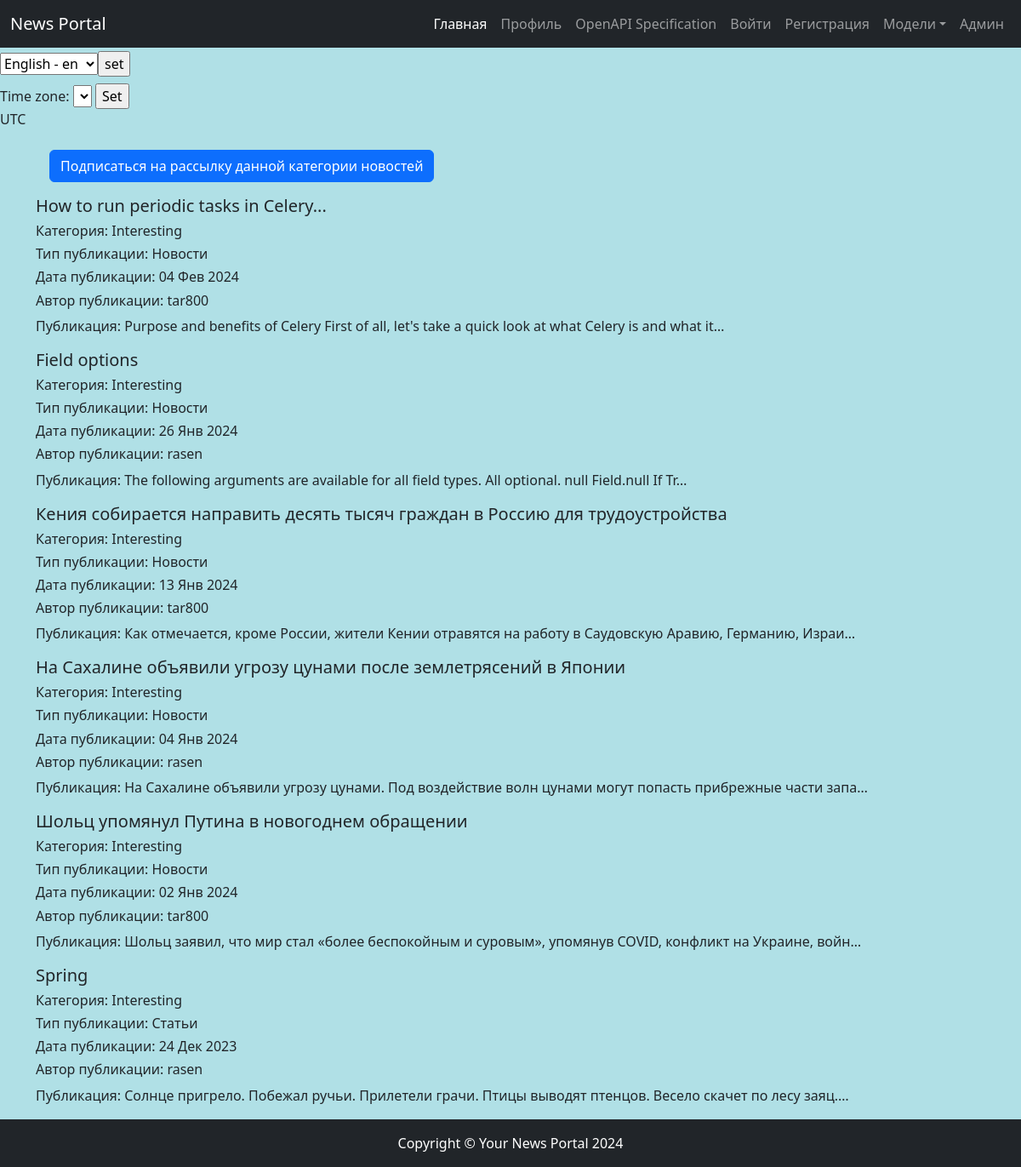
The page /categories/4 on the database its author committed.
### news/models.py (models this page shows, shortened)
class Post(models.Model):
    news = 'NE'
    articles = 'AR'
    TYPES = [
        (news, _('News')),
        (articles, _('Articles'))
    ]
    author = models.ForeignKey(Author, on_delete=models.CASCADE, verbose_name=_('Author'))
    choice_types = models.CharField(_('Choice of Types'), max_length=2, choices=TYPES, default=news)
    time_in = models.DateTimeField(_('Time zone'), default=timezone.now)
    categories_post = models.ManyToManyField(Category, through='PostCategory')
    title = models.CharField(_('Title'), max_length=240, default='')
    content = models.TextField(_('Content'), blank=False)
    rate_new = models.IntegerField(_('New rate'), default=0)
    class Meta:
        verbose_name = _('Post')
        verbose_name_plural = _('Posts')

class Category(models.Model):
    category_name = models.CharField(_('Name of category'), max_length=200, unique=True)
    subscribers = models.ManyToManyField(User, related_name='categories', verbose_name=_('Subscribers'))
    def __str__(self):
        return f'{self.category_name}'
    class Meta:
        verbose_name = _('Category')
        verbose_name_plural = _('Categories')

class Author(models.Model):
    user = models.OneToOneField(User, on_delete=models.CASCADE, verbose_name=_('User'))
    rating = models.IntegerField(_('Ratiing'), default=0)
    class Meta:
        verbose_name = _('Author')
        verbose_name_plural = _('Authors')

### news/views/category.py (the view)
# urls.py: path('categories/<int:pk>', CategoryDetailView.as_view(), name='category_detail'),
class CategoryDetailView(ListView):
    model = Post
    template_name = APP + "category_detail.html"
    context_object_name = "category_list"
    def get_queryset(self):
        self.category = get_object_or_404(Category, id=self.kwargs["pk"])
        queryset = Post.objects.filter(categories_post=self.category).order_by('-time_in')
        return queryset
    def get_context_data(self, **kwargs):
        context = super().get_context_data(**kwargs)
        context['is_not_subcriber'] = self.request.user not in self.category.subscribers.all()
        context['category_post_detail'] = self.category
        return context

### news/templates/news/category_detail.html (shortened to what this page needs)
{% extends 'default.html' %}
{% block content %}
    {% if not is_not_subscriber %}
    <div class="p-3">
        <a class="btn btn-primary" href="{{ category_post_detail.id }}/subscribe/" role="button">Подписаться на рассылку данной категории новостей</a>
    </div>
        {% for post in category_list %}
          <div class="mb-3">
                <h5>  {{ post.title|truncatechars:100 }} </h5>
                <h6>Категория: {{ category_post_detail }} </h6>
                <h6>Тип публикации: {{ post.get_choice_types_display }}</h6>
                <h6>Дата публикации: {{ post.time_in|date:'d M Y' }} </h6>
                <h6>Автор публикации: {{ post.author.user }} </h6>
                <span>Публикация: {{ post.content|truncatechars:100 }}</span>
          </div>
        {% endfor %}
    {% else %}
        <div class="p-3">
            <h4> Вы уже подписаны
                <a class="btn btn-primary" href="{{ category_post_detail.id }}/unsubscribe/" role="button">Отписаться от рассылки данной категории новостей</a>
            </h4>
        </div>
    {% endif %}
</div>
{% endblock content %}

### rows shown on the page
Post: title "How to run periodic tasks in Celery...", choice_types "Новости", time_in "04 Фев 2024", author.user "tar800", content "Purpose and benefits of Celery First of all, let's take a quick look at what Celery is and what it…"
Category: category_name "Interesting"
Post: title "Field options", choice_types "Новости", time_in "26 Янв 2024", author.user "rasen", content "The following arguments are available for all field types. All optional. null Field.null If Tr…"
Post: title "Кения собирается направить десять тысяч граждан в Россию для трудоустройства", choice_types "Новости", time_in "13 Янв 2024", author.user "tar800", content "Как отмечается, кроме России, жители Кении отравятся на работу в Саудовскую Аравию, Германию, Израи…"
Post: title "На Сахалине объявили угрозу цунами после землетрясений в Японии", choice_types "Новости", time_in "04 Янв 2024", author.user "rasen", content "На Сахалине объявили угрозу цунами. Под воздействие волн цунами могут попасть прибрежные части запа…"
Post: title "Шольц упомянул Путина в новогоднем обращении", choice_types "Новости", time_in "02 Янв 2024", author.user "tar800", content "Шольц заявил, что мир стал «более беспокойным и суровым», упомянув COVID, конфликт на Украине, войн…"
Post: title "Spring", choice_types "Статьи", time_in "24 Дек 2023", author.user "rasen", content "Солнце пригрело. Побежал ручьи. Прилетели грачи. Птицы выводят птенцов. Весело скачет по лесу заяц.…"

### other values the page prints
{{ TIME_ZONE }} "UTC"
form field language "English - en"
